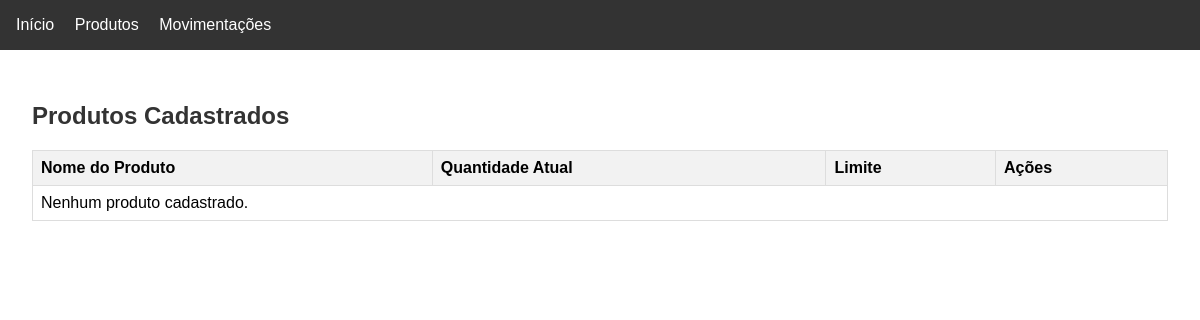
Page /produtos/ on the earlier database version.
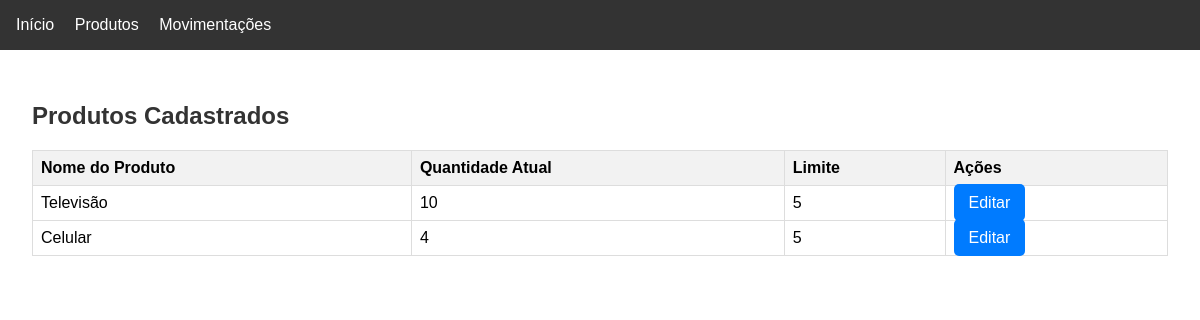
Same page on the later database version.
### estoque/models.py (models this page shows, shortened)
class Produto_Cadastro(models.Model):
    id_produto = models.AutoField(primary_key=True) # Renomeei para seguir a convenção Python/Django (snake_case)
    nome_produto = models.CharField(max_length=255)
    limite_produto = models.IntegerField()
    qtd_atual = models.IntegerField()
    class Meta:
        db_table = 'Produto_Cadastro'

### estoque/views.py (the view)
# urls.py: path('produtos/', views.lista_produtos, name='lista_produtos'),
def lista_produtos(request):
    produtos = Produto_Cadastro.objects.all()
    return render(request, 'lista_produtos.html', {'produtos': produtos})

### estoque/lista_produtos.html (shortened to what this page needs)
{% extends 'base.html' %}
{% block content %}
    <h2>Produtos Cadastrados</h2>
    <table>
        <thead>
            <tr>
                <th>Nome do Produto</th>
                <th>Quantidade Atual</th>
                <th>Limite</th>
                <th>Ações</th>
            </tr>
        </thead>
        <tbody>
            {% for produto in produtos %}
            <tr>
                <td>{{ produto.nome_produto }}</td>
                <td>{{ produto.qtd_atual }}</td>
                <td>{{ produto.limite_produto }}</td>
                <td><a href="{% url 'editar_produto' produto.id_produto %}" class="btn">Editar</a></td>
            </tr>
            {% empty %}
            <tr>
                <td colspan="4">Nenhum produto cadastrado.</td>
            </tr>
            {% endfor %}
        </tbody>
    </table>
{% endblock %}

Differences in the rows shown:
added Produto_Cadastro: nome_produto "Televisão", qtd_atual "10", limite_produto "5"
added Produto_Cadastro: nome_produto "Celular", qtd_atual "4", limite_produto "5"
Other differences:
text no longer shown: "Nenhum produto cadastrado."
